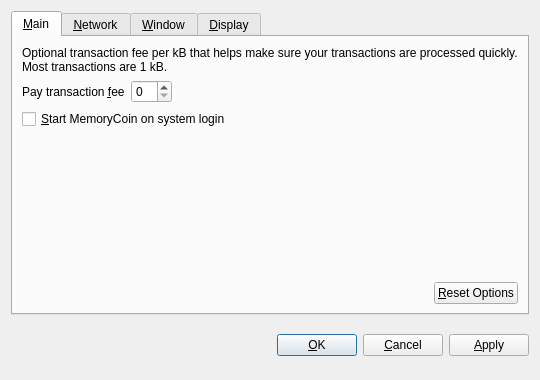
<?xml version="1.0" encoding="UTF-8"?>
<ui version="4.0">
 <class>OptionsDialog</class>
 <widget class="QDialog" name="OptionsDialog">
  <property name="geometry">
   <rect>
    <x>0</x>
    <y>0</y>
    <width>540</width>
    <height>380</height>
   </rect>
  </property>
  <property name="windowTitle">
   <string>Options</string>
  </property>
  <property name="modal">
   <bool>true</bool>
  </property>
  <layout class="QVBoxLayout" name="verticalLayout">
   <item>
    <widget class="QTabWidget" name="tabWidget">
     <property name="tabPosition">
      <enum>QTabWidget::North</enum>
     </property>
     <property name="currentIndex">
      <number>0</number>
     </property>
     <widget class="QWidget" name="tabMain">
      <attribute name="title">
       <string>&amp;Main</string>
      </attribute>
      <layout class="QVBoxLayout" name="verticalLayout_Main">
       <item>
        <widget class="QLabel" name="transactionFeeInfoLabel">
         <property name="text">
          <string>Optional transaction fee per kB that helps make sure your transactions are processed quickly. Most transactions are 1 kB.</string>
         </property>
         <property name="textFormat">
          <enum>Qt::PlainText</enum>
         </property>
         <property name="wordWrap">
          <bool>true</bool>
         </property>
        </widget>
       </item>
       <item>
        <layout class="QHBoxLayout" name="horizontalLayout_1_Main">
         <item>
          <widget class="QLabel" name="transactionFeeLabel">
           <property name="text">
            <string>Pay transaction &amp;fee</string>
           </property>
           <property name="textFormat">
            <enum>Qt::PlainText</enum>
           </property>
           <property name="buddy">
            <cstring>transactionFee</cstring>
           </property>
          </widget>
         </item>
         <item>
          <widget class="BitcoinAmountField" name="transactionFee"/>
         </item>
         <item>
          <spacer name="horizontalSpacer_1_Main">
           <property name="orientation">
            <enum>Qt::Horizontal</enum>
           </property>
           <property name="sizeHint" stdset="0">
            <size>
             <width>40</width>
             <height>20</height>
            </size>
           </property>
          </spacer>
         </item>
        </layout>
       </item>
       <item>
        <widget class="QCheckBox" name="bitcoinAtStartup">
         <property name="toolTip">
          <string>Automatically start MemoryCoin after logging in to the system.</string>
         </property>
         <property name="text">
          <string>&amp;Start MemoryCoin on system login</string>
         </property>
        </widget>
       </item>
       <item>
        <spacer name="verticalSpacer_Main">
         <property name="orientation">
          <enum>Qt::Vertical</enum>
         </property>
         <property name="sizeHint" stdset="0">
          <size>
           <width>20</width>
           <height>40</height>
          </size>
         </property>
        </spacer>
       </item>
       <item>
        <layout class="QHBoxLayout" name="horizontalLayout_2_Main">
         <item>
          <spacer name="horizontalSpacer_2_Main">
           <property name="orientation">
            <enum>Qt::Horizontal</enum>
           </property>
           <property name="sizeHint" stdset="0">
            <size>
             <width>40</width>
             <height>20</height>
            </size>
           </property>
          </spacer>
         </item>
         <item>
          <widget class="QPushButton" name="resetButton">
           <property name="toolTip">
            <string>Reset all client options to default.</string>
           </property>
           <property name="text">
            <string>&amp;Reset Options</string>
           </property>
           <property name="autoDefault">
            <bool>false</bool>
           </property>
          </widget>
         </item>
        </layout>
       </item>
      </layout>
     </widget>
     <widget class="QWidget" name="tabNetwork">
      <attribute name="title">
       <string>&amp;Network</string>
      </attribute>
      <layout class="QVBoxLayout" name="verticalLayout_Network">
       <item>
        <widget class="QCheckBox" name="mapPortUpnp">
         <property name="toolTip">
          <string>Automatically open the MemoryCoin client port on the router. This only works when your router supports UPnP and it is enabled.</string>
         </property>
         <property name="text">
          <string>Map port using &amp;UPnP</string>
         </property>
        </widget>
       </item>
       <item>
        <widget class="QCheckBox" name="connectSocks">
         <property name="toolTip">
          <string>Connect to the MemoryCoin network through a SOCKS proxy (e.g. when connecting through Tor).</string>
         </property>
         <property name="text">
          <string>&amp;Connect through SOCKS proxy:</string>
         </property>
        </widget>
       </item>
       <item>
        <layout class="QHBoxLayout" name="horizontalLayout_Network">
         <item>
          <widget class="QLabel" name="proxyIpLabel">
           <property name="text">
            <string>Proxy &amp;IP:</string>
           </property>
           <property name="textFormat">
            <enum>Qt::PlainText</enum>
           </property>
           <property name="buddy">
            <cstring>proxyIp</cstring>
           </property>
          </widget>
         </item>
         <item>
          <widget class="QValidatedLineEdit" name="proxyIp">
           <property name="maximumSize">
            <size>
             <width>140</width>
             <height>16777215</height>
            </size>
           </property>
           <property name="toolTip">
            <string>IP address of the proxy (e.g. 127.0.0.1)</string>
           </property>
          </widget>
         </item>
         <item>
          <widget class="QLabel" name="proxyPortLabel">
           <property name="text">
            <string>&amp;Port:</string>
           </property>
           <property name="textFormat">
            <enum>Qt::PlainText</enum>
           </property>
           <property name="buddy">
            <cstring>proxyPort</cstring>
           </property>
          </widget>
         </item>
         <item>
          <widget class="QLineEdit" name="proxyPort">
           <property name="maximumSize">
            <size>
             <width>55</width>
             <height>16777215</height>
            </size>
           </property>
           <property name="toolTip">
            <string>Port of the proxy (e.g. 9050)</string>
           </property>
          </widget>
         </item>
         <item>
          <widget class="QLabel" name="socksVersionLabel">
           <property name="text">
            <string>SOCKS &amp;Version:</string>
           </property>
           <property name="textFormat">
            <enum>Qt::PlainText</enum>
           </property>
           <property name="buddy">
            <cstring>socksVersion</cstring>
           </property>
          </widget>
         </item>
         <item>
          <widget class="QValueComboBox" name="socksVersion">
           <property name="toolTip">
            <string>SOCKS version of the proxy (e.g. 5)</string>
           </property>
          </widget>
         </item>
         <item>
          <spacer name="horizontalSpacer_Network">
           <property name="orientation">
            <enum>Qt::Horizontal</enum>
           </property>
           <property name="sizeHint" stdset="0">
            <size>
             <width>40</width>
             <height>20</height>
            </size>
           </property>
          </spacer>
         </item>
        </layout>
       </item>
       <item>
        <spacer name="verticalSpacer_Network">
         <property name="orientation">
          <enum>Qt::Vertical</enum>
         </property>
         <property name="sizeHint" stdset="0">
          <size>
           <width>20</width>
           <height>40</height>
          </size>
         </property>
        </spacer>
       </item>
      </layout>
     </widget>
     <widget class="QWidget" name="tabWindow">
      <attribute name="title">
       <string>&amp;Window</string>
      </attribute>
      <layout class="QVBoxLayout" name="verticalLayout_Window">
       <item>
        <widget class="QCheckBox" name="minimizeToTray">
         <property name="toolTip">
          <string>Show only a tray icon after minimizing the window.</string>
         </property>
         <property name="text">
          <string>&amp;Minimize to the tray instead of the taskbar</string>
         </property>
        </widget>
       </item>
       <item>
        <widget class="QCheckBox" name="minimizeOnClose">
         <property name="toolTip">
          <string>Minimize instead of exit the application when the window is closed. When this option is enabled, the application will be closed only after selecting Quit in the menu.</string>
         </property>
         <property name="text">
          <string>M&amp;inimize on close</string>
         </property>
        </widget>
       </item>
       <item>
        <spacer name="verticalSpacer_Window">
         <property name="orientation">
          <enum>Qt::Vertical</enum>
         </property>
         <property name="sizeHint" stdset="0">
          <size>
           <width>20</width>
           <height>40</height>
          </size>
         </property>
        </spacer>
       </item>
      </layout>
     </widget>
     <widget class="QWidget" name="tabDisplay">
      <attribute name="title">
       <string>&amp;Display</string>
      </attribute>
      <layout class="QVBoxLayout" name="verticalLayout_Display">
       <item>
        <layout class="QHBoxLayout" name="horizontalLayout_1_Display">
         <item>
          <widget class="QLabel" name="langLabel">
           <property name="text">
            <string>User Interface &amp;language:</string>
           </property>
           <property name="textFormat">
            <enum>Qt::PlainText</enum>
           </property>
           <property name="buddy">
            <cstring>lang</cstring>
           </property>
          </widget>
         </item>
         <item>
          <widget class="QValueComboBox" name="lang">
           <property name="toolTip">
            <string>The user interface language can be set here. This setting will take effect after restarting MemoryCoin.</string>
           </property>
          </widget>
         </item>
        </layout>
       </item>
       <item>
        <layout class="QHBoxLayout" name="horizontalLayout_2_Display">
         <item>
          <widget class="QLabel" name="unitLabel">
           <property name="text">
            <string>&amp;Unit to show amounts in:</string>
           </property>
           <property name="textFormat">
            <enum>Qt::PlainText</enum>
           </property>
           <property name="buddy">
            <cstring>unit</cstring>
           </property>
          </widget>
         </item>
         <item>
          <widget class="QValueComboBox" name="unit">
           <property name="toolTip">
            <string>Choose the default subdivision unit to show in the interface and when sending coins.</string>
           </property>
          </widget>
         </item>
        </layout>
       </item>
       <item>
        <widget class="QCheckBox" name="displayAddresses">
         <property name="toolTip">
          <string>Whether to show MemoryCoin addresses in the transaction list or not.</string>
         </property>
         <property name="text">
          <string>&amp;Display addresses in transaction list</string>
         </property>
        </widget>
       </item>
       <item>
        <spacer name="verticalSpacer_Display">
         <property name="orientation">
          <enum>Qt::Vertical</enum>
         </property>
         <property name="sizeHint" stdset="0">
          <size>
           <width>20</width>
           <height>40</height>
          </size>
         </property>
        </spacer>
       </item>
      </layout>
     </widget>
    </widget>
   </item>
   <item>
    <layout class="QHBoxLayout" name="horizontalLayout_Buttons">
     <item>
      <spacer name="horizontalSpacer_1">
       <property name="orientation">
        <enum>Qt::Horizontal</enum>
       </property>
       <property name="sizeHint" stdset="0">
        <size>
         <width>40</width>
         <height>48</height>
        </size>
       </property>
      </spacer>
     </item>
     <item>
      <widget class="QLabel" name="statusLabel">
       <property name="font">
        <font>
         <weight>75</weight>
         <bold>true</bold>
        </font>
       </property>
       <property name="text">
        <string/>
       </property>
       <property name="textFormat">
        <enum>Qt::PlainText</enum>
       </property>
       <property name="wordWrap">
        <bool>true</bool>
       </property>
      </widget>
     </item>
     <item>
      <spacer name="horizontalSpacer_2">
       <property name="orientation">
        <enum>Qt::Horizontal</enum>
       </property>
       <property name="sizeHint" stdset="0">
        <size>
         <width>40</width>
         <height>48</height>
        </size>
       </property>
      </spacer>
     </item>
     <item>
      <widget class="QPushButton" name="okButton">
       <property name="text">
        <string>&amp;OK</string>
       </property>
      </widget>
     </item>
     <item>
      <widget class="QPushButton" name="cancelButton">
       <property name="text">
        <string>&amp;Cancel</string>
       </property>
       <property name="autoDefault">
        <bool>false</bool>
       </property>
      </widget>
     </item>
     <item>
      <widget class="QPushButton" name="applyButton">
       <property name="text">
        <string>&amp;Apply</string>
       </property>
       <property name="autoDefault">
        <bool>false</bool>
       </property>
      </widget>
     </item>
    </layout>
   </item>
  </layout>
 </widget>
 <customwidgets>
  <customwidget>
   <class>BitcoinAmountField</class>
   <extends>QSpinBox</extends>
   <header>bitcoinamountfield.h</header>
  </customwidget>
  <customwidget>
   <class>QValueComboBox</class>
   <extends>QComboBox</extends>
   <header>qvaluecombobox.h</header>
  </customwidget>
  <customwidget>
   <class>QValidatedLineEdit</class>
   <extends>QLineEdit</extends>
   <header>qvalidatedlineedit.h</header>
  </customwidget>
 </customwidgets>
 <resources/>
 <connections/>
</ui>
